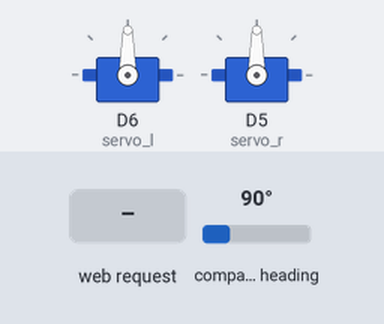
Bench run of a program on a simulated ESP8266 (NodeMCU). Shown: 2 × servo. Wiring (inferred from the names in the program): AS5600 angle sensor at I2C address 0x36. The inputs (shaded band) are chosen by the test bench; at power-on: compass heading 90°. What the program prints to the serial monitor is not drawn.

Above: at 1.2 s.
1.3 s: HTTP request GET /setTurnValue?val=1 received
2.8 s: HTTP request GET /turnRight90 received
Timing chart, 0 to 5.8 s (numbered marks = the images above; inputs shaded):
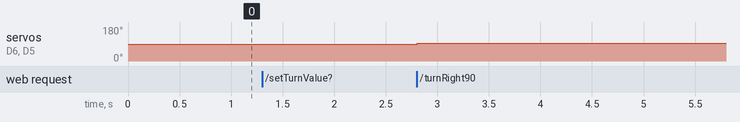

Measured:
- after the input at 1.3 s, every drawn part: stays the same
- after the input at 2.8 s, servo on D6 (servo_l), servo on D5 (servo_r): 90° → 93° at once

The program:

main.cpp
```cpp
#include <ESP8266WiFi.h>
#include <ESP8266WebServer.h>
#include <Wire.h>
#include <Servo.h>

// ======================================================
// WiFi AP
// ======================================================
const char *ssid = "RobotControl";
const char *password = "12345678";
float TURN_90 = 286.0; // Calibration value — change via web UI

struct Encoder
{
    float lastAngle;
    float totalAngle;
};

void updateEncoder(Encoder &enc, float currentAngle);
void switchI2CBus(int sda, int scl);
uint16_t readRawAngle();
void stopMotors();
void readEncoders();

Servo servo_l;
Servo servo_r;
Servo servo_up;

int stopL = 1470;
int stopR = 1470;
int lift_up = 180;
int lift_down = 0;
int speedLeft = 33;
int speedRight = 33;
float distance = -1;

IPAddress apIP(192, 168, 4, 1);
IPAddress gateway(192, 168, 4, 1);
IPAddress subnet(255, 255, 255, 0);

ESP8266WebServer server(80);

Encoder left = {0, 0};
Encoder right = {0, 0};

// ======================================================
// AS5600
// ======================================================
#define AS5600_ADDR 0x36
#define RAW_ANGLE_H 0x0C

int currentSDA = -1;
int currentSCL = -1;

enum RobotState
{
    IDLE,
    TURNING_RIGHT,
    TURNING_LEFT,
    MOVING_FORWARD,
    MOVING_BACKWARD
};

RobotState robotState = IDLE;

float targetLeft = 0;
float targetRight = 0;
void initDrive()
{
    servo_l.attach(12);
    servo_r.attach(14);
    stopMotors();
}
void setSpeed(int left, int right)
{
    servo_l.writeMicroseconds(stopL + left);
    servo_r.writeMicroseconds(stopR - right);
}

void stopMotors()
{
    setSpeed(0, 0);
}

void startTurnRight90()
{
    if (robotState != IDLE)
        return;

    targetLeft = left.totalAngle + TURN_90;
    targetRight = right.totalAngle - TURN_90;
    robotState = TURNING_RIGHT;
}

void updateRobot()
{
    switch (robotState)
    {
    case IDLE:
        stopMotors();
        break;

    case TURNING_RIGHT:
    {
        // Use only LEFT encoder to control both wheels (right encoder not working)
        if (left.totalAngle < targetLeft)
        {
            // Both wheels run: left forward, right backward
            setSpeed(speedLeft, -speedRight);
        }
        else
        {
            // Left reached target → stop both
            stopMotors();
            robotState = IDLE;
        }

        break;
    }
    }
}
void resetEncoders()
{
    left.totalAngle = 0;
    right.totalAngle = 0;
}
void switchI2CBus(int sda, int scl)
{
    if (currentSDA != sda || currentSCL != scl)
    {
        Wire.begin(sda, scl);
        Wire.setClock(100000);

        currentSDA = sda;
        currentSCL = scl;

        delay(2);
    }
}
void readEncoders()
{
    // Left encoder (D3/D4)
    switchI2CBus(D3, D4);
    uint16_t raw1 = readRawAngle();
    float degL = raw1 * 360.0f / 4096.0f;
    updateEncoder(left, degL);

    // Right encoder (D1/D2)
    switchI2CBus(D1, D2);
    uint16_t raw2 = readRawAngle();
    float degR = raw2 * 360.0f / 4096.0f;
    updateEncoder(right, degR);
}

void updateEncoder(Encoder &enc, float currentAngle)
{
    float delta = currentAngle - enc.lastAngle;

    // crossed 360 -> 0
    if (delta < -180)
        delta += 360;

    // crossed 0 -> 360
    if (delta > 180)
        delta -= 360;

    enc.totalAngle += delta;
    enc.lastAngle = currentAngle;
}

uint16_t readRawAngle()
{
    Wire.beginTransmission(AS5600_ADDR);
    Wire.write(RAW_ANGLE_H);

    if (Wire.endTransmission(false) != 0)
        return 0;

    Wire.requestFrom(AS5600_ADDR, 2);

    if (Wire.available() < 2)
        return 0;

    uint8_t high = Wire.read();
    uint8_t low = Wire.read();

    return ((high << 8) | low) & 0x0FFF;
}

// ======================================================
// Web page
// ======================================================
void handleRoot()
{
    String html = R"rawliteral(
<!DOCTYPE html>
<html>

<head>

<meta charset="UTF-8">

<title>Robot Control</title>

<style>

body{
    background:#1d1d1d;
    color:white;
    font-family:Arial;
    text-align:center;
}

.card{
    display:inline-block;
    margin-top:20px;
    padding:20px;
    background:#2d2d2d;
    border-radius:15px;
    min-width:380px;
    max-width:500px;
}

.value{
    font-size:48px;
    color:#00ff88;
}

.small{
    font-size:20px;
    color:#66ccff;
}

hr{
    margin:20px;
    border:0;
    height:1px;
    background:#444;
}

button{
    font-size:22px;
    padding:10px 22px;
    border:none;
    border-radius:10px;
    background:#2196F3;
    color:white;
    cursor:pointer;
    margin:5px;
}

button:hover{
    background:#1976D2;
}

button:disabled{
    background:#555;
    cursor:not-allowed;
}

button.danger{
    background:#f44336;
}
button.danger:hover{
    background:#d32f2f;
}

button.success{
    background:#4CAF50;
}
button.success:hover{
    background:#388E3C;
}

.cal-box{
    background:#3d3d3d;
    border-radius:10px;
    padding:15px;
    margin:15px 0;
}

.cal-box input[type=range]{
    width:100%;
    margin:10px 0;
}

.cal-box input[type=number]{
    font-size:20px;
    padding:6px 10px;
    border-radius:8px;
    border:none;
    width:100px;
    text-align:center;
    background:#555;
    color:#fff;
}

.cal-label{
    font-size:18px;
    color:#aaa;
    margin-top:5px;
}

.result-box{
    font-size:18px;
    padding:10px;
    border-radius:8px;
    margin-top:10px;
    min-height:24px;
}

.result-box.ok{
    background:#1b5e20;
    color:#a5d6a7;
}

.result-box.info{
    background:#0d47a1;
    color:#90caf9;
}

.result-box.warn{
    background:#e65100;
    color:#ffcc80;
}

</style>

</head>

<body>

<div class="card">

<h2>🤖 Robot Control</h2>

<!-- Encoder Display -->
<h3>Left Encoder (D3/D4)</h3>
<div class="value" id="deg2">0°</div>
<div class="small">Raw: <span id="raw1">0</span> | Total: <span id="total1">0.00</span>°</div>

<hr>

<h3>Right Encoder (D1/D2)</h3>
<div class="value" id="deg1">0°</div>
<div class="small">Raw: <span id="raw2">0</span> | Total: <span id="total2">0.00</span>°</div>

<hr>

<!-- Control Buttons -->
<button onclick="turnRight90()" id="btnTurn">
  Turn Right 90°
</button>

<button class="danger" onclick="stopMotors()" id="btnStop">
  Stop Motors
</button>

<!-- Turn Status -->
<div style="margin:10px 0;font-size:16px;color:#aaa;">
  Left Total: <span id="total1" style="color:#00ff88;font-weight:bold;">0.00</span>°
  → Target: <span id="targetDisplay" style="color:#ffcc00;font-weight:bold;">--</span>°
</div>

<hr>

<!-- Calibration Section -->
<h3>⚙️ Calibration</h3>
<div class="cal-box">
  <div style="font-size:16px;color:#ccc;">
    TURN_90 value (encoder degrees for 90° robot turn)
  </div>
  <input type="range" id="turnSlider" min="0" max="500" value="168" step="1"
         oninput="document.getElementById('turnInput').value=this.value">
  <div>
    <input type="number" id="turnInput" value="168" min="0" max="1000" step="1"
           oninput="document.getElementById('turnSlider').value=this.value">
    <span style="font-size:18px;color:#aaa;"> encoder °</span>
  </div>
  <div style="margin-top:12px;">
    <button class="success" onclick="setTurnValue()">Set Value</button>
  </div>
  <div id="calResult" class="result-box info">Enter a value above and press "Set Value".</div>
</div>

</div>

<script>

// ---- Encoder data update ----
function update(){
fetch("/data")
.then(r=>r.json())
.then(d=>{
// Left encoder (D3/D4): raw1, deg1, total1
document.getElementById("deg1").innerHTML = d.deg1.toFixed(2)+"°";
document.getElementById("raw1").innerHTML = d.raw1;
document.getElementById("total1").innerHTML = d.total1.toFixed(2);
// Right encoder (D1/D2): raw2, deg2, total2
document.getElementById("deg2").innerHTML = d.deg2.toFixed(2)+"°";
document.getElementById("raw2").innerHTML = d.raw2;
document.getElementById("total2").innerHTML = d.total2.toFixed(2);
// Turn target status
if (d.targetLeft !== undefined && d.targetLeft > 0) {
  document.getElementById("targetDisplay").innerHTML = d.targetLeft.toFixed(2);
}
});
}

setInterval(update, 50);
update();

// ---- Load current TURN_90 on page load ----
fetch("/getTurnValue").then(r=>r.text()).then(v=>{
  var val = parseFloat(v);
  document.getElementById("turnSlider").value = val;
  document.getElementById("turnInput").value = val;
});

// ---- Turn Right 90 ----
function turnRight90(){
  var btn = document.getElementById("btnTurn");
  btn.disabled = true;
  btn.innerHTML = "Turning...";
  fetch("/turnRight90").then(function(){
    setTimeout(function(){
      btn.disabled = false;
      btn.innerHTML = "Turn Right 90°";
    }, 5000);
  });
}

// ---- Stop Motors ----
function stopMotors(){
  fetch("/stopMotors");
}

// ---- Set TURN_90 value ----
function setTurnValue(){
  var val = document.getElementById("turnInput").value;
  fetch("/setTurnValue?val=" + val).then(function(){
    document.getElementById("calResult").className = "result-box ok";
    document.getElementById("calResult").innerHTML = "✅ TURN_90 set to " + val + "°";
  });
}

</script>

</body>

</html>
)rawliteral";

    server.send(200, "text/html", html);
}

void handleTurnRight90()
{
    startTurnRight90();
    server.send(200, "text/plain", "Turning...");
}

void handleSetTurnValue()
{
    if (server.hasArg("val"))
    {
        TURN_90 = server.arg("val").toFloat();
        server.send(200, "text/plain", String(TURN_90));
        Serial.print("TURN_90 set to: ");
        Serial.println(TURN_90);
    }
    else
    {
        server.send(400, "text/plain", "Missing val parameter");
    }
}

void handleGetTurnValue()
{
    server.send(200, "text/plain", String(TURN_90));
}

void handleResetEncoders()
{
    robotState = IDLE;
    stopMotors();
    resetEncoders();
    server.send(200, "text/plain", "OK");
}

void handleStopMotors()
{
    robotState = IDLE;
    stopMotors();
    server.send(200, "text/plain", "Stopped");
}
void handleData()
{
    // Read raw values for display — do NOT update encoder tracking here!
    // Only readEncoders() in loop() should update encoders.
    switchI2CBus(D3, D4);
    uint16_t raw1 = readRawAngle();
    float degL = raw1 * 360.0f / 4096.0f;

    switchI2CBus(D1, D2);
    uint16_t raw2 = readRawAngle();
    float degR = raw2 * 360.0f / 4096.0f;

    String json = "{";

    json += "\"raw2\":" + String(raw2) + ",";
    json += "\"raw1\":" + String(raw1) + ",";
    json += "\"deg1\":" + String(degL, 2) + ",";
    json += "\"deg2\":" + String(degR, 2) + ",";

    json += "\"total1\":" + String(left.totalAngle, 2) + ",";
    json += "\"total2\":" + String(right.totalAngle, 2) + ",";
    json += "\"targetLeft\":" + String(targetLeft, 2);

    json += "}";

    server.send(200, "application/json", json);
}
// ======================================================
// Setup
// ======================================================
void setup()
{
    Serial.begin(9600);

    initDrive();

    switchI2CBus(D1, D2);

    WiFi.mode(WIFI_AP);
    WiFi.softAPConfig(apIP, gateway, subnet);
    WiFi.softAP(ssid, password);

    Serial.println();
    Serial.println("================================");
    Serial.println("RobotControl AP Started");
    Serial.print("IP: ");
    Serial.println(WiFi.softAPIP());
    Serial.println("================================");

    server.on("/", handleRoot);
    server.on("/data", handleData);
    server.on("/turnRight90", handleTurnRight90);
    server.on("/setTurnValue", handleSetTurnValue);
    server.on("/getTurnValue", handleGetTurnValue);
    server.on("/resetEncoders", handleResetEncoders);
    server.on("/stopMotors", handleStopMotors);

    server.begin();

    Serial.println("HTTP server started");
}

// ======================================================
// Loop
// ======================================================
void loop()
{
    readEncoders();
    updateRobot();
    server.handleClient();
}
```
